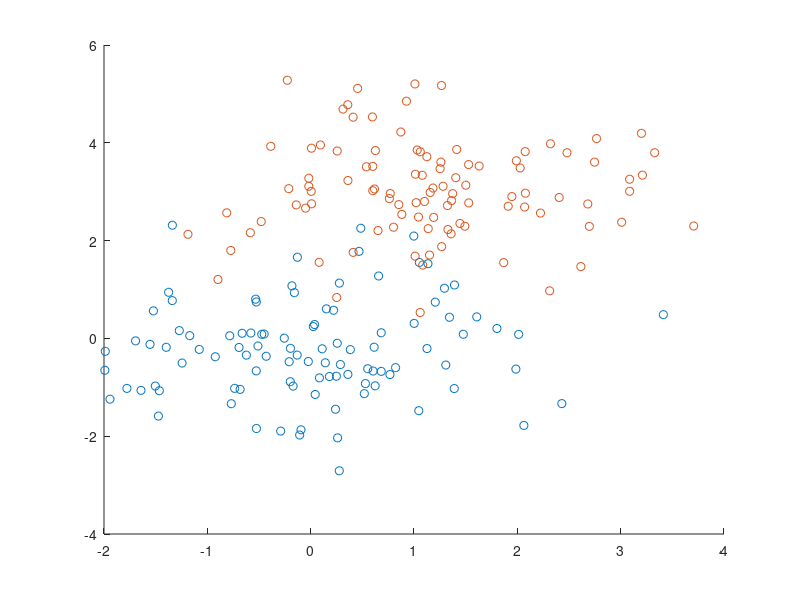

The MATLAB source for this figure: (Note: this script raises an error after producing the figure.)
% This is the code for soft margin SVM classifier. In soft-margin SVM we
% allow some sample of the data to pass the decision boundry. The parameter
% gamma controls who much off-boubry samples are tolerated.
%
% Record of Revisions :
%      Date           Programmer          Description of Change
%      ====           ==========          =====================
%  Dec 10th 2019    Mehrdad Kashefi           original code 
% ...................................................................
% Define Variables:
%.............................................
clear;
clc;
close all;

gamma = 100;  % Soft thereshold Parameter

%% Creating sample data (two multi-dimensional Gussian Discribution)
% Class_1
mu = [0,0];    % Mean
sigma = [1,0;0,1];  % Covariance
class_1 = mvnrnd(mu,sigma,100); 
% Class_1
mu = [1,3];    % Mean
sigma = [1,0;0,1];  % Covariance
class_2 = mvnrnd(mu,sigma,100); 

data = [class_1;class_2];
label = [ones(100,1);-1*ones(100,1)];
rand_idx = randperm(size(data,1));
data= data(rand_idx,:);
label = label(rand_idx,:);

x_train = data(1:80,:);
y_train = label(1:80,:);

x_test = data(80:end,:);
y_test = label(80:end,:);

X= x_train';
y = y_train;

figure(1)
scatter(data(label==1,1),data(label==1,2),'bx');
hold on
scatter(data(label==-1,1),data(label==-1,2),'rx');
disp(['Num class_1: ', num2str(sum(label==1)), ' Num class_2: ', num2str(sum(label==-1))])

%% Solving SVM
M = (X.*y')' * (X.*y');

H = M;
f = -ones(length(y) ,1)';
A = [];
b = [];
Aeq = y';
beq = 0;
lb = zeros(length(y),1);
ub = gamma*ones(length(y),1);
options = optimoptions('quadprog','Display','iter');

a = quadprog(H,f,A,b,Aeq,beq,lb,ub,[],options);

sup = a>0.01; % Find Support Vectors
sup_inx = find(sup==1);

figure(1)
hold on
scatter(X(1,sup), X(2,sup),'ko','LineWidth',1.5)

beta = (X.*y')*a;
% for subpport vectors:
beta0 = y(sup_inx(1)) - beta'*X(:,sup_inx(1));

% Test with test data 
X = x_test';
y = y_test;

y_pred = beta'*X +beta0;

y_pred(y_pred>=0) = 1;
y_pred(y_pred<0) = -1;

Acc = sum(y==y_pred')/length(y_pred);
disp(['Accuracy in test data: ', num2str(Acc*100)])
disp(['Number of Support vectors: ', num2str(length(sup_inx))])

% Plot Decision boundry for linear kernel
x = linspace(0,2,100);
f = @(x) -(x*beta(1) + beta0)/beta(2);
figure(1)
hold on
plot(x,f(x),'g--','LineWidth',2,'DisplayName','Boundary')